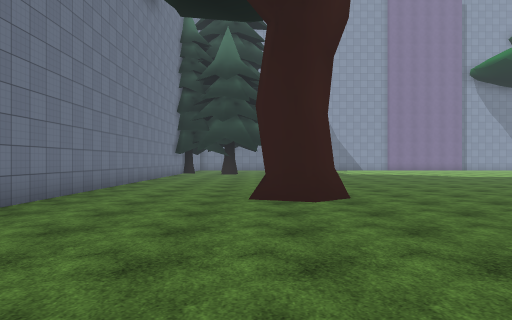
[1] (above)

24 first-person views from a walk through a scene from a Unity 3-D project. The camera is 1.5 m above the floor, looks level and sees 70° across. The floor is counted in squares, 2 m on a side. Each view is taken from the middle of a square. On the plan, view 1 faces up. The plan holds only what a view shows up to about 11 squares ahead; the rest is blank. The place goes on beyond the plan. The player character is not drawn. Some surface patterns are stand-ins.

[2]
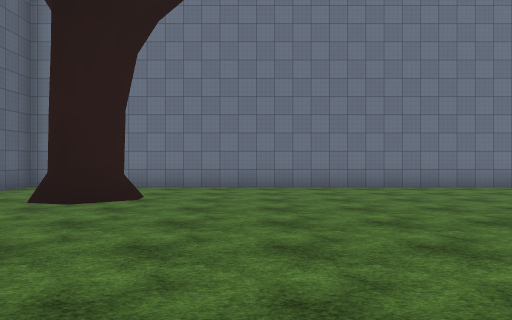

[3]
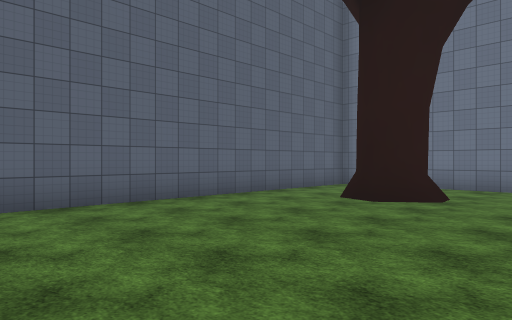

[4]
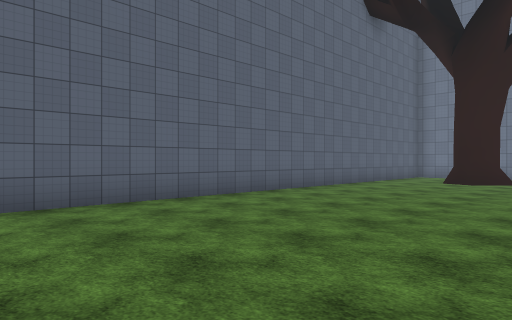

[5]
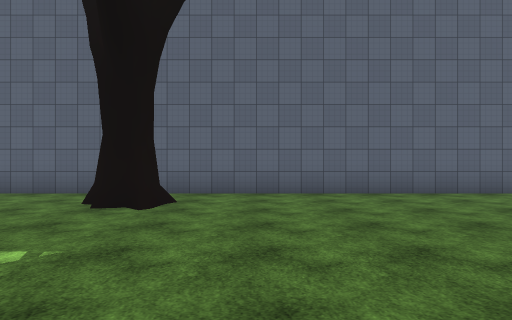

[6]
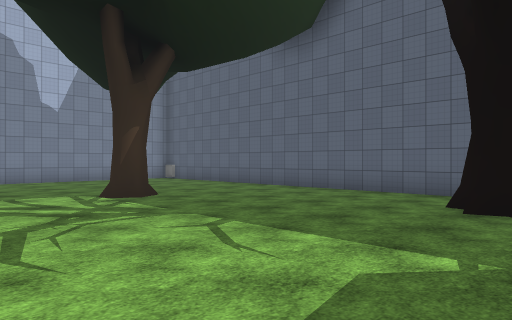

[7]
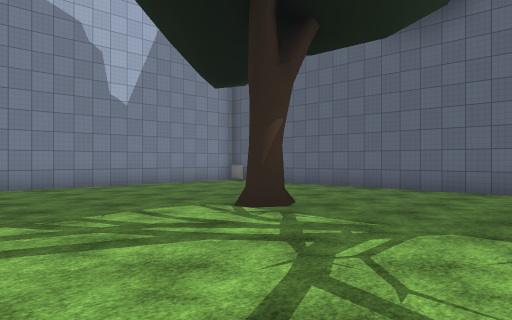

[8]
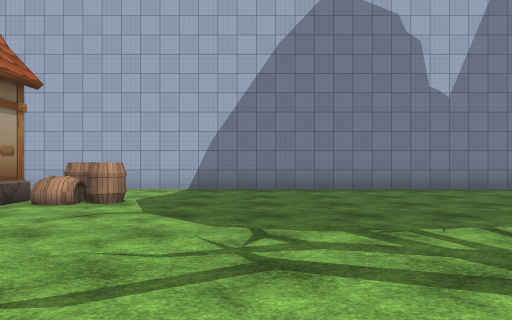

[9]
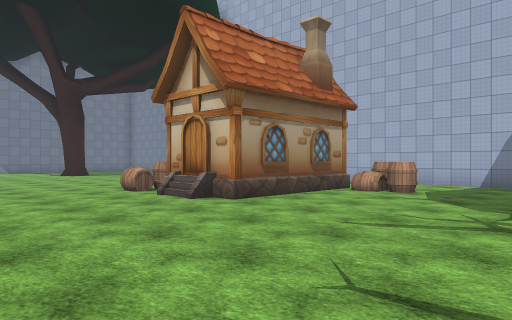

[10]
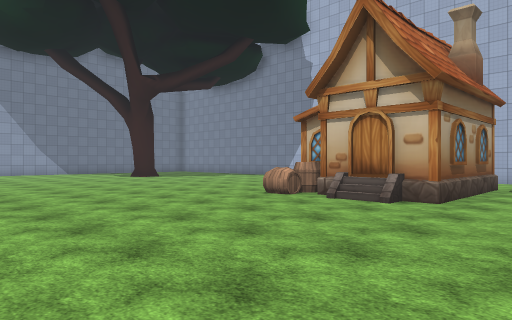

[11]
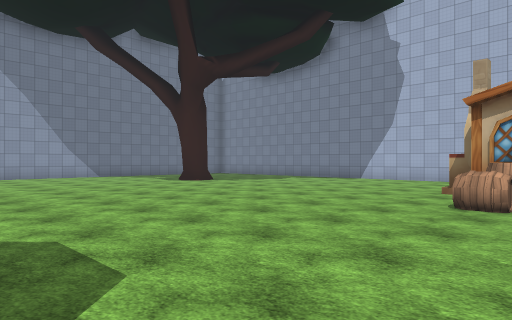

[12]
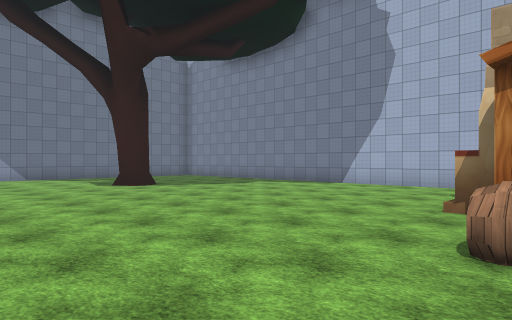

[13]
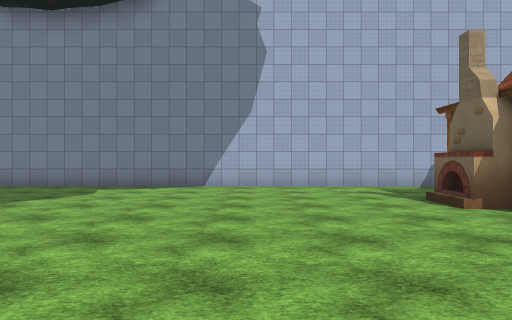

[14]
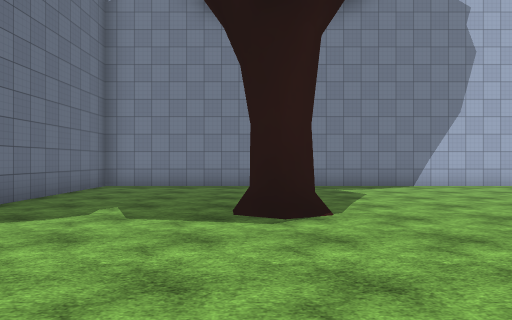

[15]
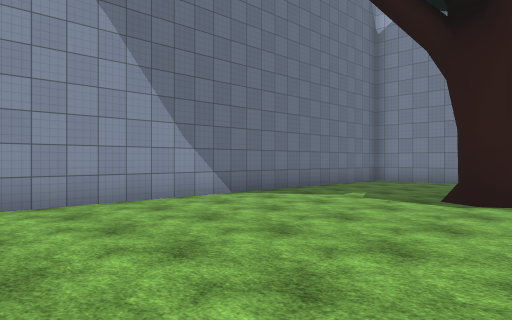

[16]
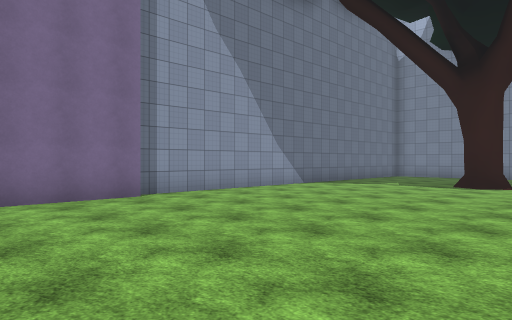

[17]
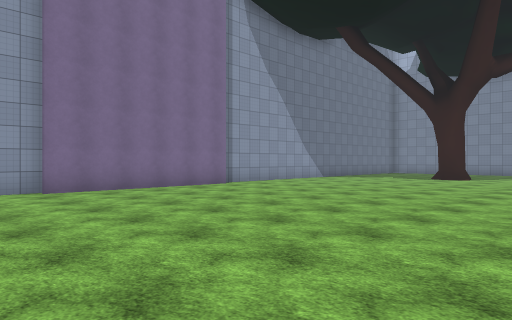

[18]
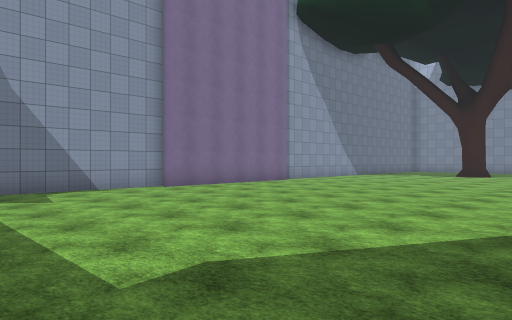

[19]
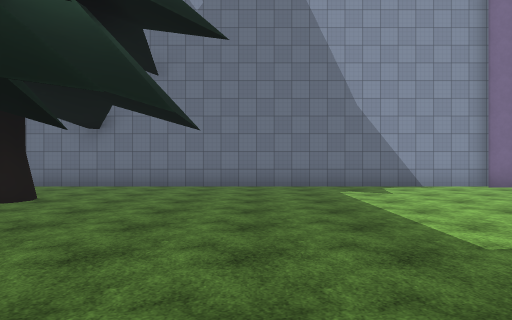

[20]
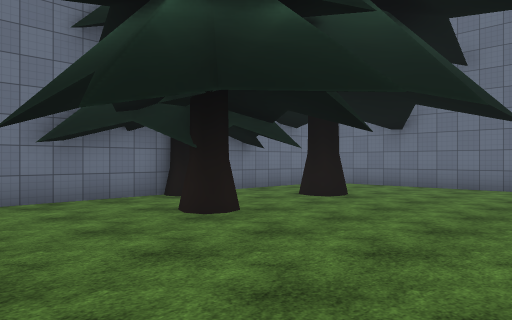

[21]
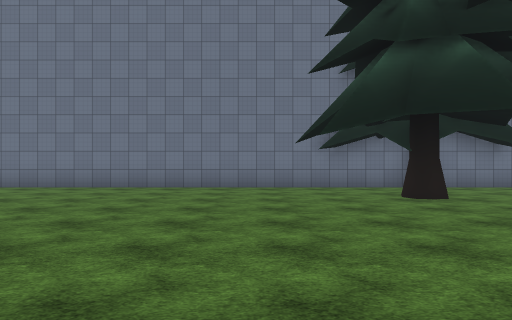

[22]
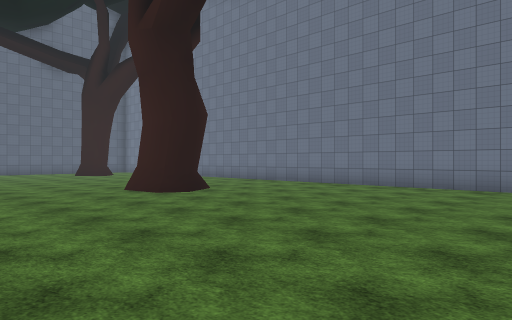

[23]
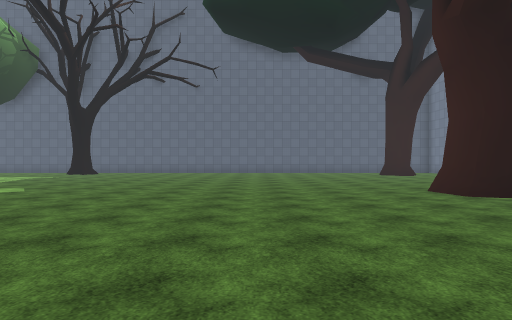

[24]
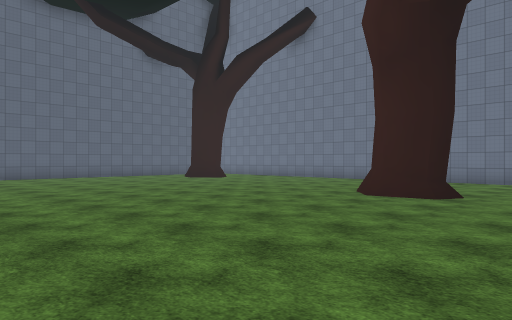

### Floor plan
Key: @ floor where view 1 was taken; # wall or solid block; . main floor; : floor 0.25 m higher than the main floor; / step, stairs or slope; B barrel; H house; T tree.
Columns run from 4 left of view 1 to 28 right of it. Each row starts with its distance up from view 1.
 27  ##############   ###############
 26  .............#####.............#
 25 #...............................#
 24 #...............................#
 23 #.#.............................#
 22 #.........................#.....#
 21 #...............................#
 20 T...............................#
 19 #..T............................#
 18 #...............................#
 17 #........ .. ..    .............#
 16 #........ .        .............#
 15 #.........         .............#
 14 #............      .............#
 13 #............     ..............#
 12 #.............    ......BBHH#...#
 11 #..............    ......BH    .#
 10 #..............   .......H      #
  9 #...............  .......H      #
  8 #.../#........... ..........BB..#
  7 #.../#...........  ..........B..#
  6 #.................. ............#
  5 #.................  ............#
  4 #............        ...........#
  3 #............    .. ............#
  2 #...........       .............#
  1 #........... ...................#
  0 #...@...........................#
 -1 #...............................#
 -2 #..#/...........................#
 -3 #  :...............#........... #
 -4 #..................#.........
 -5 #............................
 -6 ############################

Positions as (right, up) in squares from view 1, and headings:
1: (0, 0), facing up
2: (6, 1), facing left
3: (6, 1), facing down-left
4: (12, 1), facing down-left
5: (13, 3), facing down
6: (14, 3), facing down-right
7: (17, 4), facing down-right
8: (18, 4), facing right
9: (16, 3), facing up-right
10: (14, 6), facing up-right
11: (14, 10), facing up-right
12: (17, 11), facing up-right
13: (17, 16), facing right
14: (17, 22), facing right
15: (15, 20), facing up-right
16: (11, 19), facing up-right
17: (7, 17), facing up-right
18: (4, 17), facing up-right
19: (3, 16), facing up
20: (3, 16), facing up-left
21: (6, 16), facing left
22: (6, 16), facing down-left
23: (6, 16), facing down
24: (9, 11), facing down-left
